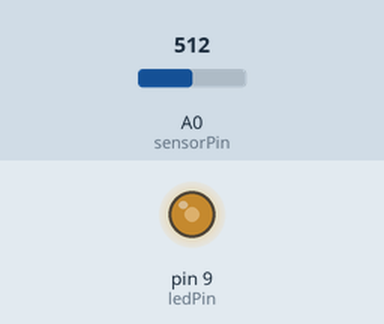
Recording of a sketch running on a simulated Arduino Uno, built with avr-gcc and run on an emulated ATmega328P. On the bench: output pins drawn as LEDs (lit = HIGH). Inputs (shaded band) come from the test bench; at power-on: A0 (sensorPin) = 512. What the sketch prints to the serial monitor is not drawn.

Above: at 1.2 s.
1.3 s: A0 (sensorPin) set to 420
At 1.8 s:
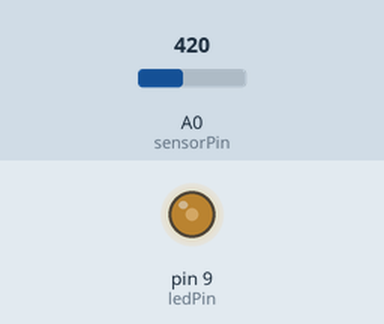
4.3 s: A0 (sensorPin) set to 384
At 5.2 s:
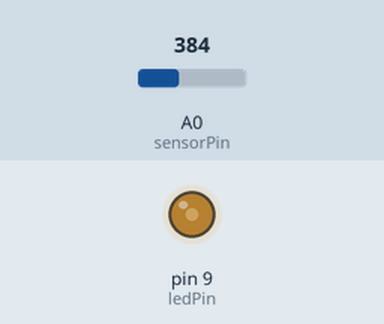
6.0 s: A0 (sensorPin) set to 109
At 6.6 s:
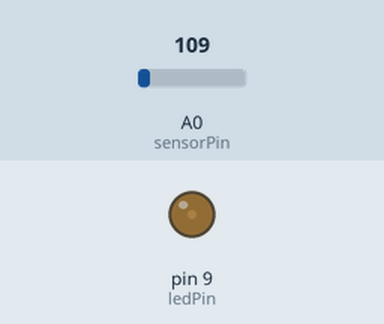
7.5 s: A0 (sensorPin) set to 91
At 8.9 s:
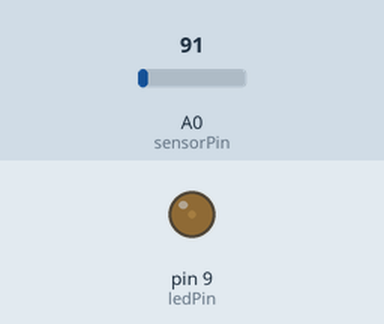
9.3 s: A0 (sensorPin) set to 0
At 10.1 s:
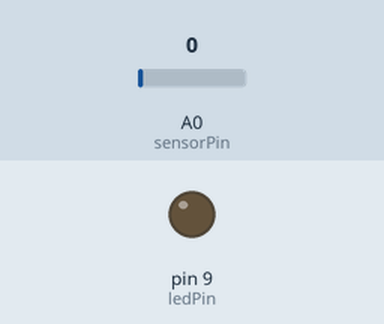
10.8 s: A0 (sensorPin) set to 8
At 11.3 s:
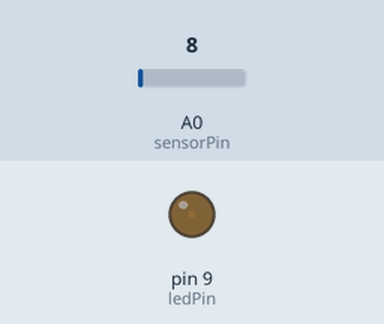
12.3 s: A0 (sensorPin) set to 11
Timing chart, 0 to 15.1 s (numbered marks = the images above; inputs shaded):
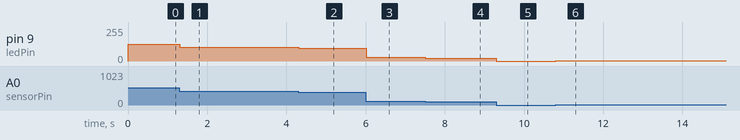

The sketch:

Photoresistor_Code.ino
```cpp
const int sensorPin = 0;
const int ledPin = 9;

// We'll also set up some global variables for the light level:
int lightLevel;
int calibratedlightLevel; // used to store the scaled / calibrated lightLevel
int maxThreshold = 0;     // used for setting the "max" light level
int minThreshold = 1023;   // used for setting the "min" light level

void setup()
{
  pinMode(ledPin, OUTPUT);    // Set up the LED pin to be an output.
  Serial.begin(9600);
}

void loop()
{
  lightLevel = analogRead(sensorPin);  // reads the voltage on the sensorPin
  Serial.print(lightLevel);
  //autoRange();  // autoRanges the min / max values you see in your room.

  calibratedlightLevel = map(lightLevel, 0, 1023, 0, 255);  // scale the lightLevel from 0 - 1023 range to 0 - 255 range.
                                                  // the map() function applies a linear scale / offset.
                                                  // map(inputValue, fromMin, fromMax, toMin, toMax);
  Serial.print("\t"); 		  // tab character
  Serial.print(calibratedlightLevel);   // println prints an CRLF at the end (creates a new line after)

  analogWrite(ledPin, calibratedlightLevel);    // set the led level based on the input lightLevel.
}
/******************************************************************
 * void autoRange()
 *
 * This function sets a minThreshold and maxThreshold value for the
 * light levels in your setting. Move your hand / light source / etc
 * so that your light sensor sees a full range of values. This will
 * "autoCalibrate" to your range of input values.
/*****************************************************************/

void autoRange()
{
  if (lightLevel < minThreshold)  // minThreshold was initialized to 1023 -- so, if it's less, reset the threshold level.
    minThreshold = lightLevel;

  if (lightLevel > maxThreshold)  // maxThreshold was initialized to 0 -- so, if it's bigger, reset the threshold level.
    maxThreshold = lightLevel;

  // Once we have the highest and lowest values, we can stick them
  // directly into the map() function.
  //
  // This function must run a few times to get a good range of bright and dark values in order to work.

  lightLevel = map(lightLevel, minThreshold, maxThreshold, 0, 255);
  lightLevel = constrain(lightLevel, 0, 255);
}
```

Measured:
- after the input at 1.3 s, pin 9 (ledPin): 127/255 → 104/255 at once
- after the input at 4.3 s, pin 9 (ledPin): 104/255 → 95/255 at once
- after the input at 6.0 s, pin 9 (ledPin): 95/255 → 27/255 at once
- after the input at 7.5 s, pin 9 (ledPin): 27/255 → 22/255 at once
- after the input at 9.3 s, pin 9 (ledPin): 22/255 → 0/255 at once
- after the input at 10.8 s, pin 9 (ledPin): 0/255 → 1/255 at once
- after the input at 12.3 s, pin 9 (ledPin): 1/255 → 2/255 at once
